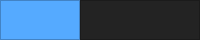
     <widget class="QFrame" name="Top_Bar">
      <property name="maximumSize">
       <size>
        <width>16777215</width>
        <height>40</height>
       </size>
      </property>
      <property name="styleSheet">
       <string notr="true">background-color: rgb(35, 35, 35);</string>
      </property>
      <property name="frameShape">
       <enum>QFrame::NoFrame</enum>
      </property>
      <property name="frameShadow">
       <enum>QFrame::Raised</enum>
      </property>
      <layout class="QHBoxLayout" name="horizontalLayout">
       <property name="spacing">
        <number>0</number>
       </property>
       <property name="leftMargin">
        <number>0</number>
       </property>
       <property name="topMargin">
        <number>0</number>
       </property>
       <property name="rightMargin">
        <number>0</number>
       </property>
       <property name="bottomMargin">
        <number>0</number>
       </property>
       <item>
        <widget class="QFrame" name="frame_toggle">
         <property name="minimumSize">
          <size>
           <width>80</width>
           <height>0</height>
          </size>
         </property>
         <property name="maximumSize">
          <size>
           <width>70</width>
           <height>40</height>
          </size>
         </property>
         <property name="styleSheet">
          <string notr="true">background-color: rgb(85, 170, 255);</string>
         </property>
         <property name="frameShape">
          <enum>QFrame::StyledPanel</enum>
         </property>
         <property name="frameShadow">
          <enum>QFrame::Raised</enum>
         </property>
         <layout class="QVBoxLayout" name="verticalLayout_2">
          <property name="spacing">
           <number>0</number>
          </property>
          <property name="leftMargin">
           <number>0</number>
          </property>
          <property name="topMargin">
           <number>0</number>
          </property>
          <property name="rightMargin">
           <number>0</number>
          </property>
          <property name="bottomMargin">
           <number>0</number>
          </property>
          <item>
           <widget class="QPushButton" name="Btn_Toggle">
            <property name="sizePolicy">
             <sizepolicy hsizetype="Expanding" vsizetype="Expanding">
              <horstretch>0</horstretch>
              <verstretch>0</verstretch>
             </sizepolicy>
            </property>
            <property name="styleSheet">
             <string notr="true">color: rgb(255, 255, 255);
border: 0px solid;</string>
            </property>
            <property name="text">
             <string/>
            </property>
            <property name="icon">
             <iconset resource="resources.qrc">
              <normaloff>:/icons/icons/menu.svg</normaloff>:/icons/icons/menu.svg</iconset>
            </property>
            <property name="iconSize">
             <size>
              <width>25</width>
              <height>25</height>
             </size>
            </property>
           </widget>
          </item>
         </layout>
        </widget>
       </item>
       <item>
        <widget class="QFrame" name="frame_top">
         <property name="frameShape">
          <enum>QFrame::StyledPanel</enum>
         </property>
         <property name="frameShadow">
          <enum>QFrame::Raised</enum>
         </property>
        </widget>
       </item>
      </layout>
     </widget>
